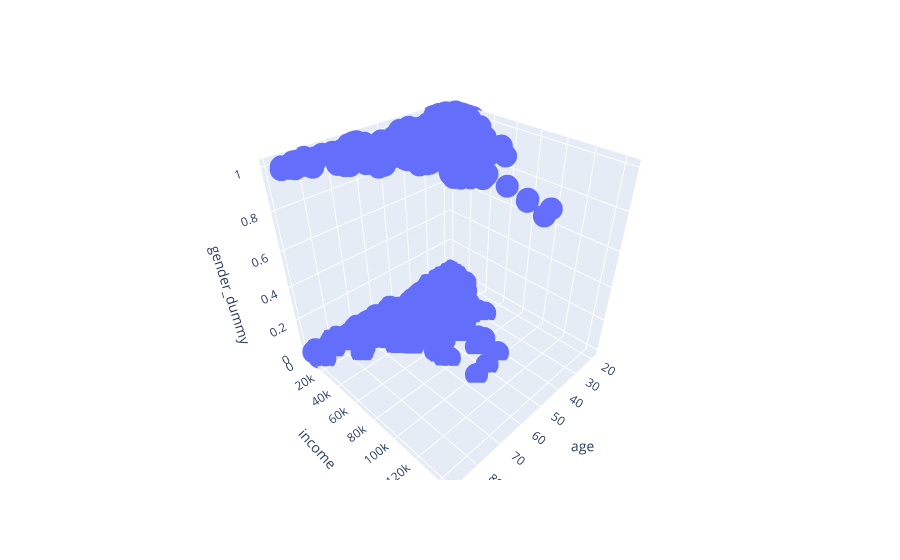

Write notebook code for a chart like this one.
### Code cell
px.scatter_3d(clust_1, x='age',y='income', z='gender_dummy')

### Figure 1 — Plotly figure (JSON) as saved in the notebook; plotly's stock layout.template omitted (floating-point values rounded to 4 significant figures; data arrays with more than 128 entries replaced by an {"elided": "..."} marker saying what was removed)
{"data": [{"hovertemplate": "age=%{x}<br>income=%{y}<br>gender_dummy=%{z}<extra></extra>", "legendgroup": "", "marker": {"color": "#636efa", "symbol": "circle"}, "mode": "markers", "name": "", "scene": "scene", "showlegend": false, "type": "scatter3d", "x": {"elided": "625 int values"}, "y": {"elided": "625 int values"}, "z": {"elided": "625 int values"}}], "layout": {"legend": {"tracegroupgap": 0}, "margin": {"t": 60}, "scene": {"domain": {"x": [0, 1], "y": [0, 1]}, "xaxis": {"title": {"text": "age"}}, "yaxis": {"title": {"text": "income"}}, "zaxis": {"title": {"text": "gender_dummy"}}}}}
